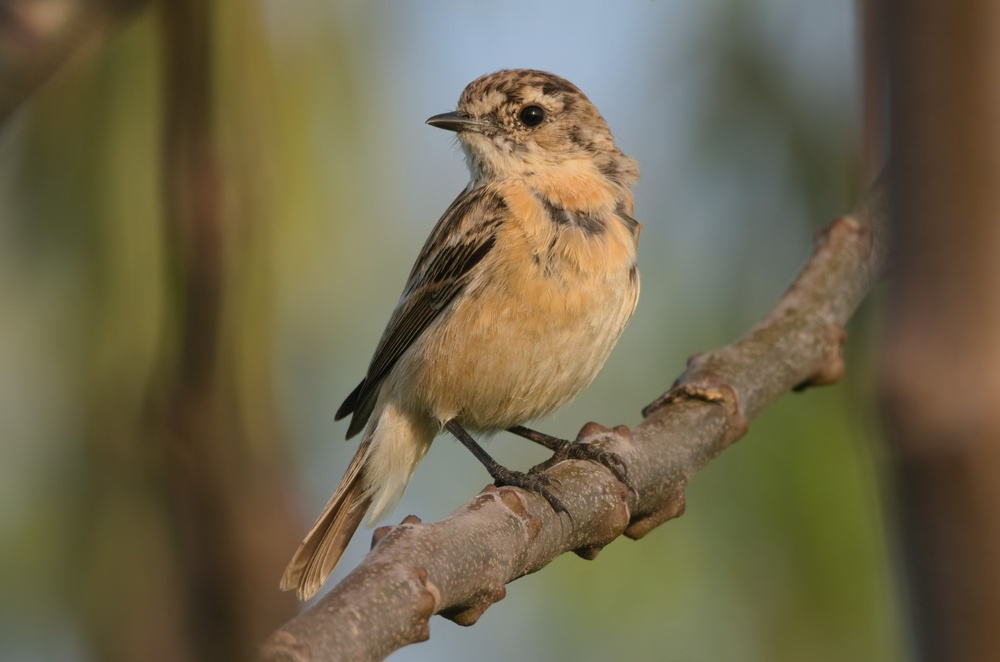
#> input picture ref.jpg, 1000 x 662 px, shrunk from 2048 x 1356 before the run
$ jupyter execute image_mask.ipynb   (shell and % lines are left out)
#> lines starting #> are read from the running program, lines starting #| are printed output that depends on the picture
[cell 1]
from collections.abc import Generator, Iterator
from cv2 import imread, imwrite
from numpy import concatenate, ndarray
from pathlib import Path
from random import shuffle
from skimage.exposure import match_histograms

import matplotlib.pyplot as plt
import sys

[cell 2]
def max_div(l: int, i: int = 2) -> int | None:
    """max_div(l, i) finds the smallest divisor d (at least i) of l.

    Args:
        l (int): The number to find a divisor of.
        i (int, optional): The minimum value of the divisor. Defaults to 2.

    Returns:
        int | None: The smallest divisor of l, or None if l has no other divisor than itself higher than i.
    """
    while i < l:
        if l % i == 0:
            return i
        i += 1
    return None

[cell 3]
def parts(img: ndarray, dx: int, dy: int) -> Generator[ndarray, None, None]:
    """parts(img, dx, dy) splits img into a grid of images of size dx*dy.

    Args:
        img (ndarray): The image to split.
        dx (int): The width of a splitted image part.
        dy (int): The height of a splitted image part.

    Yields:
        Generator[ndarray, None, None]: The splitted image parts.
    """
    for y in range(0, img.shape[0], dy):
        for x in range(0, img.shape[1], dx):
            yield img[y:y+dy, x:x+dx]

[cell 4]
def rebuild(tiles: list[ndarray], nx: int) -> ndarray:
    """rebuild(tiles, nx) recreates an image from a grid of images of the same size.

    Args:
        tiles (list[ndarray]): The grid of images to concatenate.
        nx (int): The number of images per row.

    Returns:
        ndarray: The generated image.
    """
    return concatenate([concatenate(tiles[x:x+nx]) for x in range(0, len(tiles), nx)], axis=1)

[cell 5]
def shuffle_img(img: ndarray, min: int = 2) -> ndarray:
    """shuffle_img(img, min) splits img into a grid of images of the same size (at least min*min), then shuffles the grid and creates a new image.

    Args:
        img (ndarray): The image to shuffle.
        min (int, optional): The lowest bound of a sub-image width or height. Defaults to 2.

    Returns:
        ndarray: The generated image.
    """
    ly, lx, _ = img.shape
    dx, dy = max_div(lx, min), max_div(ly, min)
    tiles = list(parts(img, dx, dy))
    shuffle(tiles)
    return rebuild(tiles, lx // dx), (dx, dy)

[cell 6]
def get_min_size(images: Iterator[ndarray]) -> tuple[int, int]:
    """get_min_size(images) gets the smallest width and height of all images.

    Args:
        images (Iterator[ndarray]): The images to get the smallest size of.

    Returns:
        tuple[int, int]: The smallest width and height.
    """
    min_width, min_height = sys.maxsize, sys.maxsize
    for _, image in images:
        height, width, _ = image.shape
        min_width, min_height = min(min_width, width), min(min_height, height)
    return min_width, min_height

[cell 7]
def crop_center(image: ndarray, width: int, height: int) -> ndarray:
    """crop_center(image, w, h) removes pixels at both image borders to reduce it to size w*h.

    Args:
        image (ndarray): The image to crop.
        width (int): The target image width.
        height (int): The target image geight.

    Returns:
        ndarray: The cropped image.
    """
    old_height, old_width, _ = image.shape
    x0 = old_width // 2 - width // 2
    y0 = old_height // 2 - height // 2
    return image[y0:y0+height, x0:x0+width, :]

[cell 8]
def image_files(path: Path) -> Generator[tuple[Path, ndarray], None, None]:
    """image_files(path) yields all image file names and content in path.

    Args:
        path (Path): The path to get image files from.

    Yields:
        Generator[tuple[Path, ndarray], None, None]: The file names, and their associated content.
    """
    for file in path.glob('**/*'):
        if file.is_dir():
            continue
        yield file, imread(str(file))

[cell 9]
input_dir = './images'
output_dir = './masks'
hist_dir = './histograms'

input_path = Path(input_dir)
output_path = Path(output_dir)
hist_path = Path(hist_dir)
output_path.mkdir(parents=True, exist_ok=True)

reference = imread('ref.jpg')
#> reference is the input picture: shape (662, 1000, 3); mean B, G, R 75.6, 102.3, 111.4

min_tile_size = 30
min_image_size = get_min_size(image_files(input_path))
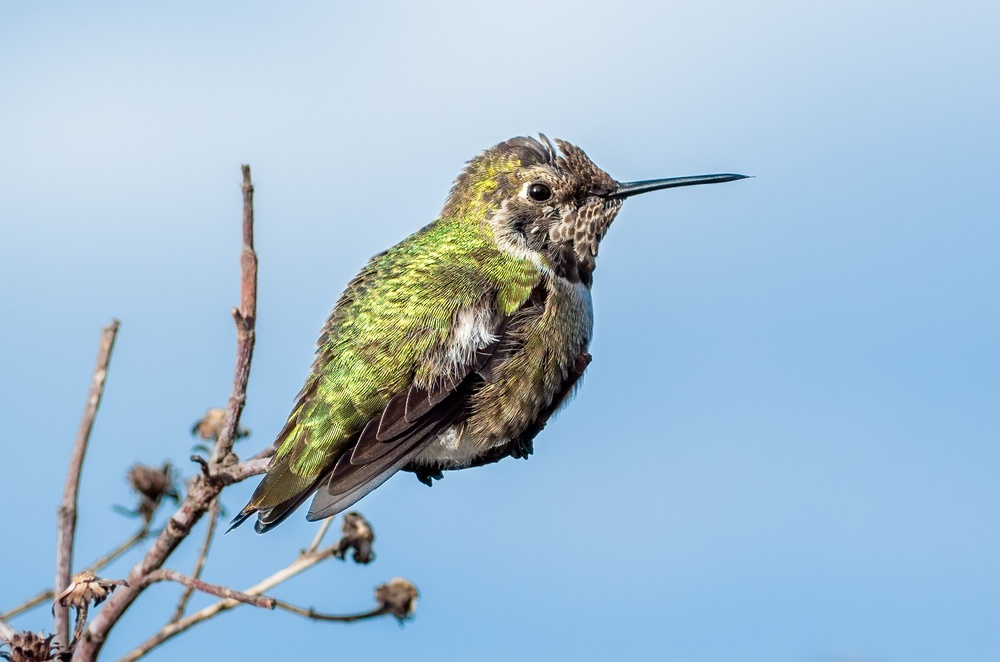
#> input picture images/birds/Anna's_hummingbird_(41124).jpg, 1000 x 662 px, shrunk from 2048 x 1356 before the run
#> the loop in get_min_size, `for _, image in images:` made 2 passes
#> (height, width, min_width, min_height) on passes 1 to 2: (662, 1000, 1000, 662), (662, 1000, 1000, 662)
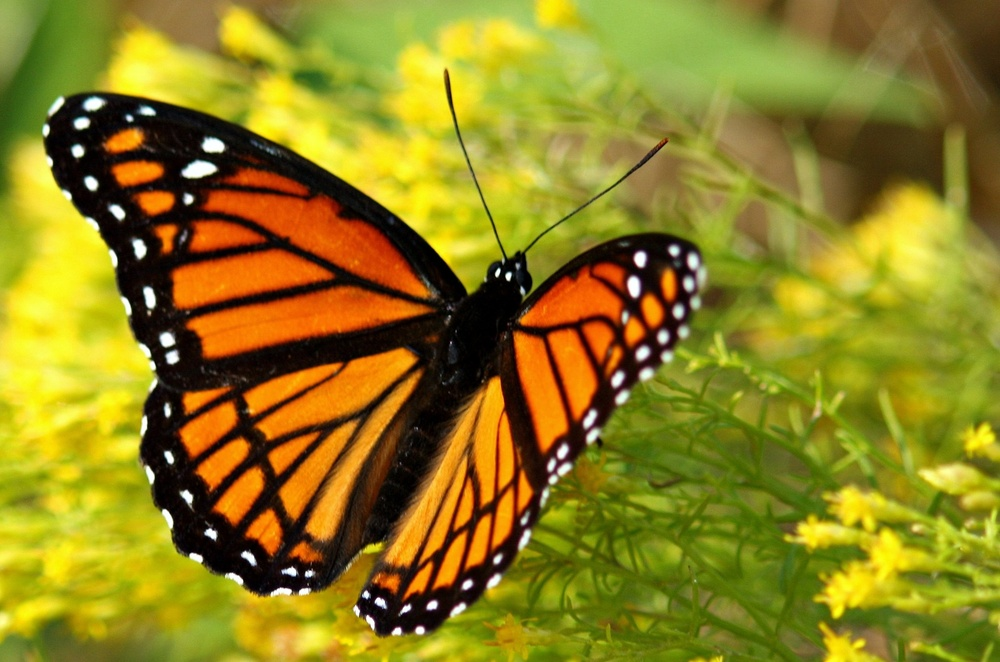
#> input picture images/butterflies/2748_Very_Viceroy_(3081894385).jpg, 1000 x 662 px, shrunk from 2048 x 1356 before the run
#> min_image_size = (1000, 662)

[cell 10]
for file, image in image_files(input_path):
    image = crop_center(image, *min_image_size)
#> in crop_center, `old_height, old_width, _ = image.shape`: old_height = 662; old_width = 1000
#> in crop_center, `x0 = old_width // 2 - width // 2`: x0 = 0
#> in crop_center, returned value is the input picture: shape (662, 1000, 3); mean R, G, B 209, 188.7, 161.7
    image = match_histograms(image, reference, channel_axis=-1)
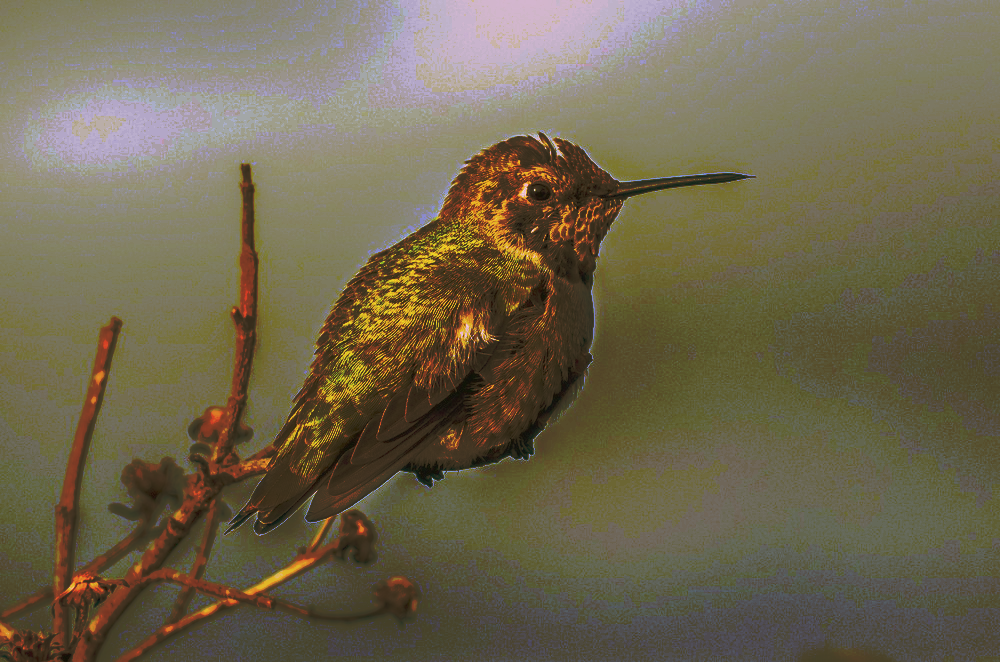
#> image: shape (662, 1000, 3); mean B, G, R 79.4, 102.8, 111.4
    shuffled_image, res = shuffle_img(image, min_tile_size)
#> in shuffle_img, `tiles = list(parts(img, dx, dy))`: tiles = 50 items
#> res = (40, 331)

    imwrite(str(hist_path / file.relative_to(input_dir)), image)
    imwrite(str(output_path / file.relative_to(input_dir)), shuffled_image)

    print("Using tiles of size %s to shuffle '%s'" % (res, file))
#| Using tiles of size (40, 331) to shuffle 'images/birds/Anna's_hummingbird_(41124).jpg'
